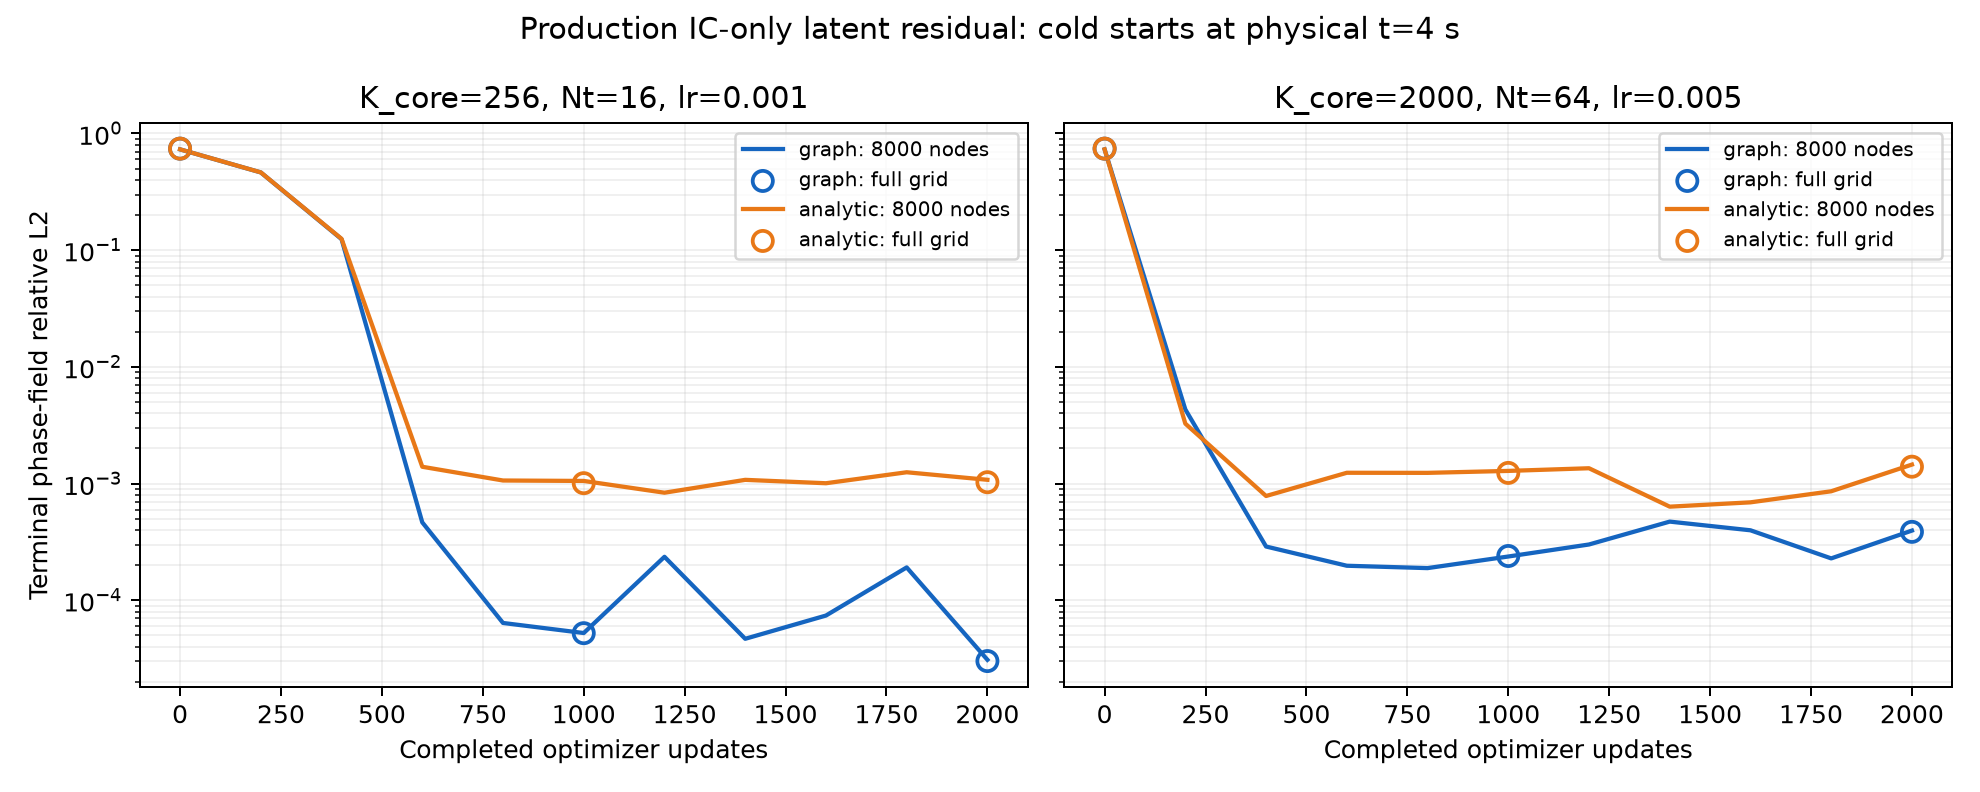

Here is the Python script that generated this plot:
"""Archive production cold-start histories and independently reload final fields."""
import json
from pathlib import Path

import equinox as eqx
import jax
import jax.numpy as jnp
import matplotlib
matplotlib.use('Agg')
import matplotlib.pyplot as plt
import numpy as np
from ml_collections import ConfigDict

from examples.icemelting3d.accuracy import _crossing
from examples.icemelting3d.train import _build_phase_network

jax.config.update('jax_default_matmul_precision', 'highest')
root = Path('/root/autodl-tmp/tf-logs/icemelting3d')
names = ['20261024-ic-latent-coldstart-01', '20261024-ic-latent-default-coldstart-01']
directories = ['20261024-ic-latent-coldstart-01-sota', '20261024-ic-latent-default-coldstart-01']
archive = Path('docs/tasks/archive')
report = {'physical_terminal_s': 4., 'formulation': 'ic_latent', 'runs': {}}
initial_models = []
fn = eqx.filter_jit(lambda net, x, t: jax.vmap(net, in_axes=(0,None))(x,t)[:,0])
fig, axes = plt.subplots(1,2,figsize=(11,4.4),sharey=True)
for ax, name, directory_name in zip(axes,names,directories):
    directory = root/directory_name
    c = ConfigDict(json.loads((directory/'config.json').read_text()))
    history = [json.loads(line) for line in (directory/'metrics.jsonl').read_text().splitlines()]
    stored_summary = json.loads((directory/'summary.json').read_text())
    summary = {field: stored_summary[field] for field in
               ('updates', 'training_wall_seconds', 'final_metrics', 'cold_start')}
    summary['model_path'] = str(directory/'model_final.eqx')
    assert summary['updates'] == history[-1]['step'] == 2000
    builder = _build_phase_network(c,jax.random.split(jax.random.PRNGKey(c.train.seed))[0])
    initial = eqx.tree_deserialise_leaves(directory/'model_initial.eqx',builder)
    assert eqx.tree_equal(initial,builder)
    initial_models.append(initial)
    model = eqx.tree_deserialise_leaves(directory/'model_final.eqx',builder)
    with np.load(c.eval.graph_reference_path,allow_pickle=False) as f:
        axis = f['axis']
        target = f['phi'][16]
    h = 1./127
    rays = np.full((6,len(axis),3),.5+h/2)
    for i in range(6):
        rays[i,:,i%3] = .5 + (1 if i<3 else -1)*axis
    fields = np.asarray(fn(model,jnp.asarray(rays.reshape(-1,3),dtype=jnp.float32),jnp.float32(1.))).reshape(6,-1)
    radius_ref, width_ref = _crossing(axis,target[:,0,0])
    radii, widths = zip(*[_crossing(axis,row) for row in fields])
    phi_initial = np.asarray(fn(model,jnp.asarray(rays.reshape(-1,3),dtype=jnp.float32),jnp.float32(0.)))
    phi_initial_before = np.asarray(fn(initial,jnp.asarray(rays.reshape(-1,3),dtype=jnp.float32),jnp.float32(0.)))
    assert np.array_equal(phi_initial,phi_initial_before)
    row = {'run_dir':str(directory),'config':c.to_dict(),'summary':summary,'history':history,
           'reference':{'path':str(Path(c.eval.graph_reference_path).resolve()),
                        'physical_time_s':4.,'snapshot_index':16},
           'initial_model_path':str(directory/'model_initial.eqx'),
           'checkpoint_reloaded':True,'initial_checkpoint_matches_fresh_builder':True,
           'initial_field_unchanged_after_training':True,
           'source_dir':str(directory/'source'),
           'geometry':{'radius_axes':radii,'width_axes':widths,'reference_radius':radius_ref,
                       'reference_width':width_ref,'max_radius_relative_error':float(np.max(np.abs(np.asarray(radii)/radius_ref-1))),
                       'ray_max_phase_error':float(np.max(np.abs(fields-target[:,0,0][None,:])))}}
    report['runs'][name]=row
    if directory_name != name:
        row['original_run_dir'] = str(root/name)
    steps=[r['step'] for r in history]
    for ref,color in [('graph','#1565c0'),('analytic','#e87817')]:
        ax.semilogy(steps,[r[f'{ref}_terminal_rel_l2'] for r in history],color=color,lw=1.7,label=f'{ref}: 8000 nodes')
        full=[r for r in history if f'{ref}_terminal_full_rel_l2' in r]
        ax.scatter([r['step'] for r in full],[r[f'{ref}_terminal_full_rel_l2'] for r in full],
                   facecolors='none',edgecolors=color,s=65,linewidths=1.5,zorder=4,label=f'{ref}: full grid')
    ax.set_title(f"K_core={c.sample.K_core}, Nt={c.sample.Nt}, lr={c.train.lr_init}")
    ax.set_xlabel('Completed optimizer updates')
    ax.grid(True,which='both',alpha=.18)
    ax.legend(fontsize=8,loc='upper right')
    print(name,json.dumps(row['geometry']),flush=True)
axes[0].set_ylabel('Terminal phase-field relative L2')
fig.suptitle('Production IC-only latent residual: cold starts at physical t=4 s')
fig.tight_layout()
fig.savefig(archive/'icemelting-production-latent.png',dpi=180)
plt.close(fig)
assert all(eqx.tree_equal(initial_models[0], model) for model in initial_models[1:])
(archive/'icemelting-production-latent.json').write_text(json.dumps(report,indent=2,allow_nan=False)+'\n')
